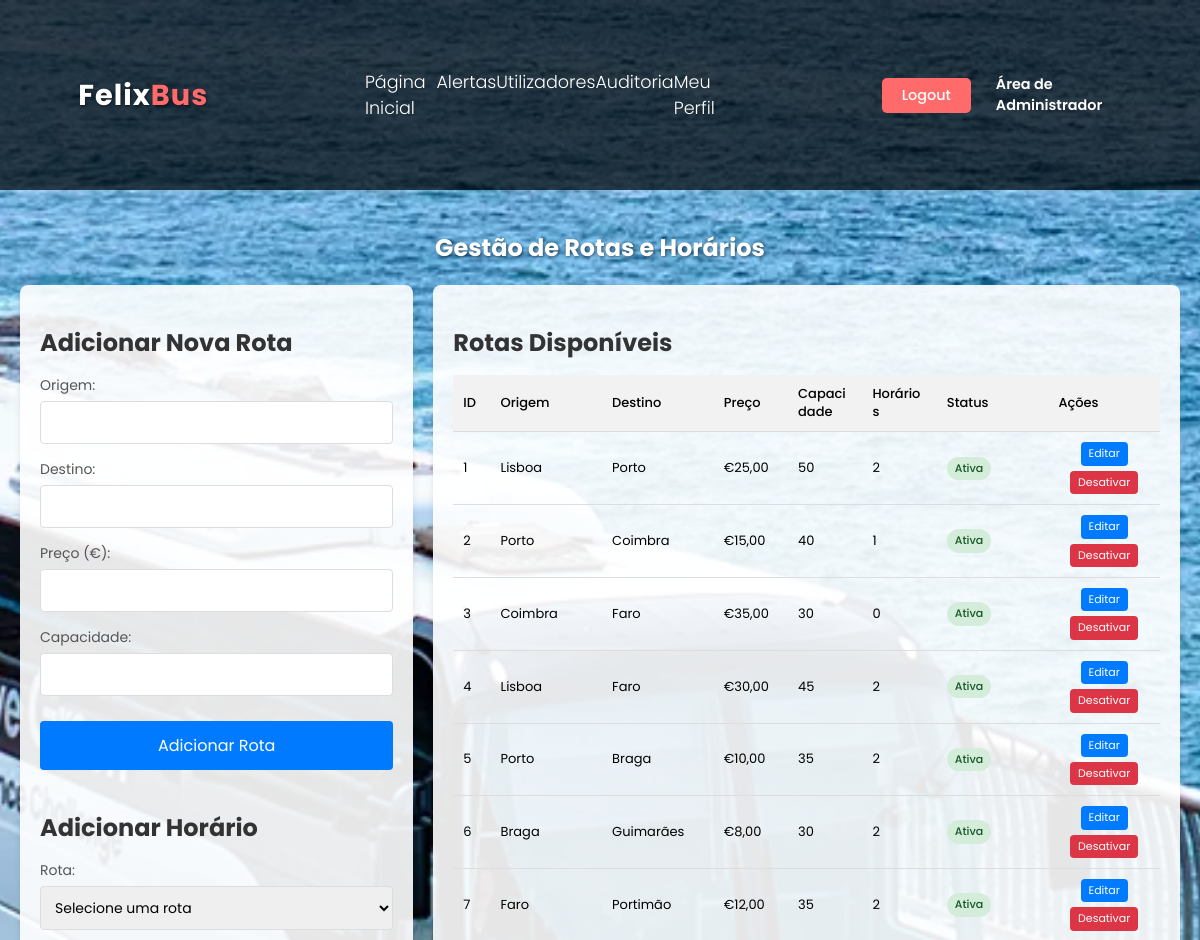
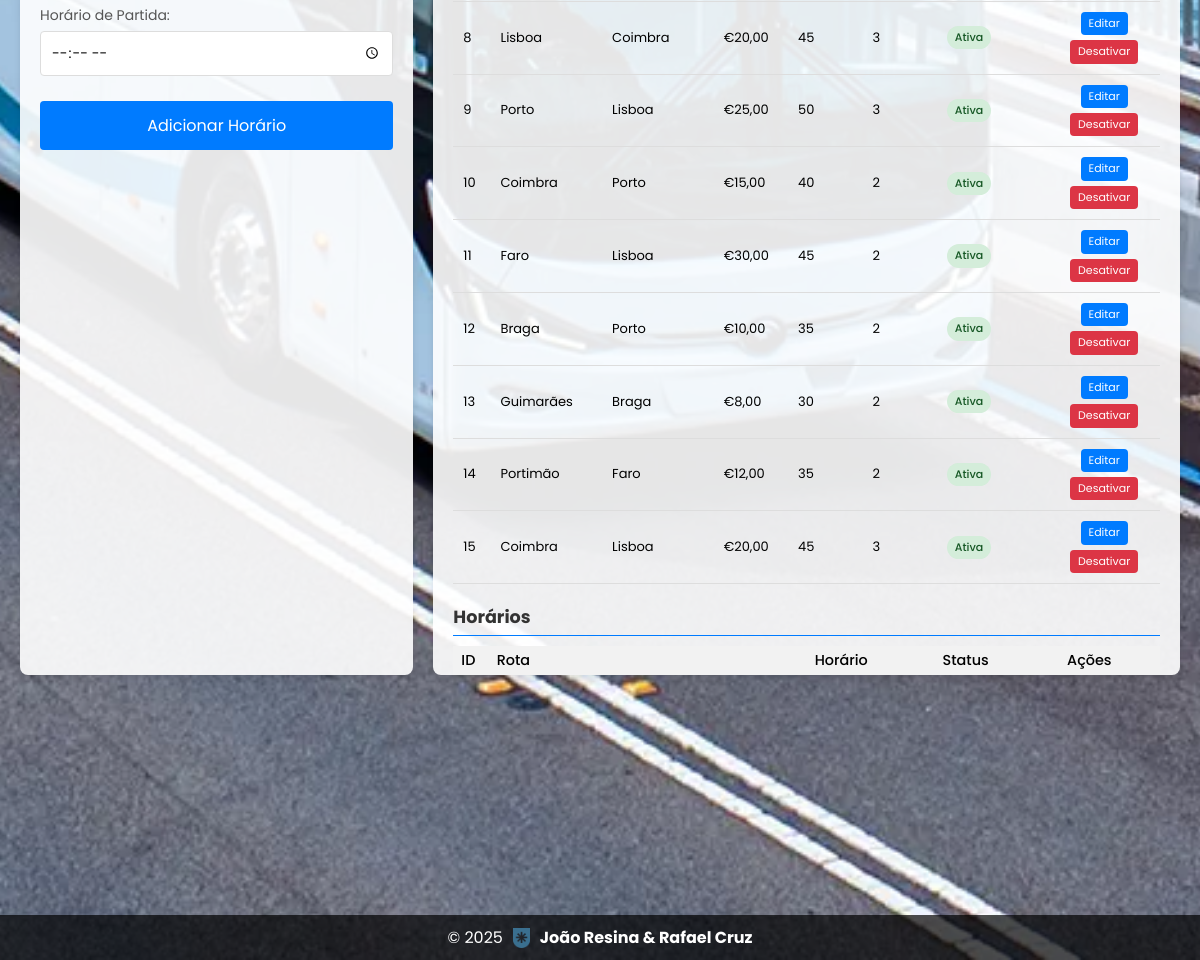
The app's page /paginas/gerir_rotas.php (signed in) with its own data (2 pictures, top to bottom).
### tables this page shows
CREATE TABLE rotas (
    id INT AUTO_INCREMENT PRIMARY KEY,
    origem VARCHAR(100) NOT NULL,
    destino VARCHAR(100) NOT NULL,
    preco DECIMAL(10,2) NOT NULL,
    capacidade INT NOT NULL,  
    disponivel INT NOT NULL DEFAULT 1  
);

### paginas/gerir_rotas.php (the view, shortened to what this page needs)
<?php
$rota_para_editar = null;
$horario_para_editar = null;
$sql_rotas = "SELECT r.*,
              (SELECT COUNT(*) FROM horarios WHERE id_rota = r.id) as total_horarios
              FROM rotas r
              ORDER BY r.id ASC";
$result_rotas = mysqli_query($conn, $sql_rotas);
?>
<!DOCTYPE html>
<html lang="pt">
<head>
    <link rel="stylesheet" href="gerir_rotas.css">
</head>
<body>
    <nav>
        <div class="logo">
            <h1>Felix<span>Bus</span></h1>
        </div>
        <div class="links">
            <div class="link"> <a href="pg_admin.php">Página Inicial</a></div>
            <div class="link"> <a href="gerir_alertas.php">Alertas</a></div>
            <div class="link"> <a href="gerir_utilizadores.php">Utilizadores</a></div>
            <div class="link"> <a href="auditoria_transacoes.php">Auditoria</a></div>
            <div class="link"> <a href="perfil_admin.php">Meu Perfil</a></div>
        </div>
        <div class="buttons">
            <div class="btn"><a href="logout.php"><button>Logout</button></a></div>
            <div class="btn-admin">Área de Administrador</div>
        </div>
    </nav>
    <section>
        <h1>Gestão de Rotas e Horários</h1>
        <div class="container">
            <div class="form-container">
                <h2><?php echo $rota_para_editar ? 'Editar Rota' : 'Adicionar Nova Rota'; ?></h2>
                <form method="post" action="gerir_rotas.php">
                    <div class="form-group">
                        <label for="origem">Origem:</label>
                        <input type="text" id="origem" name="origem" value="<?php echo $rota_para_editar ? htmlspecialchars($rota_para_editar['origem']) : ''; ?>" required>
                    </div>
                    <div class="form-group">
                        <label for="destino">Destino:</label>
                        <input type="text" id="destino" name="destino" value="<?php echo $rota_para_editar ? htmlspecialchars($rota_para_editar['destino']) : ''; ?>" required>
                    </div>
                    <div class="form-group">
                        <label for="preco">Preço (€):</label>
                        <input type="number" id="preco" name="preco" step="0.01" min="0.01" value="<?php echo $rota_para_editar ? $rota_para_editar['preco'] : ''; ?>" required>
                    </div>
                    <div class="form-group">
                        <label for="capacidade">Capacidade:</label>
                        <input type="number" id="capacidade" name="capacidade" min="1" value="<?php echo $rota_para_editar ? $rota_para_editar['capacidade'] : ''; ?>" required>
                    </div>
                    <?php if ($rota_para_editar): ?>
                        <button type="submit" name="atualizar_rota" class="update-btn">Atualizar Rota</button>
                        <a href="gerir_rotas.php" class="cancel-btn">Cancelar</a>
                    <?php else: ?>
                        <button type="submit" name="adicionar_rota">Adicionar Rota</button>
                    <?php endif; ?>
                </form>
                <h2><?php echo $horario_para_editar ? 'Editar Horário' : 'Adicionar Horário'; ?></h2>
                <form method="post" action="gerir_rotas.php">
                    <div class="form-group">
                        <label for="id_rota">Rota:</label>
                        <select id="id_rota" name="id_rota" required>
                            <option value="">Selecione uma rota</option>
                            <?php
                            mysqli_data_seek($result_rotas, 0);
                            ?>
                        </select>
                    </div>
                    <div class="form-group">
                        <label for="horario_partida">Horário de Partida:</label>
                        <input type="time" id="horario_partida" name="horario_partida" value="<?php echo $horario_para_editar ? $horario_para_editar['horario_partida'] : ''; ?>" required>
                    </div>
                    <?php if ($horario_para_editar): ?>
                        <button type="submit" name="atualizar_horario" class="update-btn">Atualizar Horário</button>
                        <a href="gerir_rotas.php" class="cancel-btn">Cancelar</a>
                    <?php else: ?>
                        <button type="submit" name="adicionar_horario">Adicionar Horário</button>
                    <?php endif; ?>
                </form>
            </div>
            <div class="tables-container">
                <h2>Rotas Disponíveis</h2>
                <table class="rotas-table">
                    <thead>
                        <tr>
                            <th>ID</th>
                            <th>Origem</th>
                            <th>Destino</th>
                            <th>Preço</th>
                            <th>Capacidade</th>
                            <th>Horários</th>
                            <th>Status</th>
                            <th>Ações</th>
                        </tr>
                    </thead>
                    <tbody>
                        <?php
                        mysqli_data_seek($result_rotas, 0);
                        while ($rota = mysqli_fetch_assoc($result_rotas)):
                        ?>
                            <tr>
                                <td><?php echo $rota['id']; ?></td>
                                <td><?php echo htmlspecialchars($rota['origem']); ?></td>
                                <td><?php echo htmlspecialchars($rota['destino']); ?></td>
                                <td>€<?php echo number_format($rota['preco'], 2, ',', '.'); ?></td>
                                <td><?php echo $rota['capacidade']; ?></td>
                                <td><?php echo $rota['total_horarios']; ?></td>
                                <td>
                                    <span class="status-badge <?php echo $rota['disponivel'] ? 'active' : 'inactive'; ?>">
                                        <?php echo $rota['disponivel'] ? 'Ativa' : 'Inativa'; ?>
                                    </span>
                                </td>
                                <td>
                                    <div class="action-buttons">
                                        <a href="?editar=<?php echo $rota['id']; ?>" class="action-btn edit">Editar</a>
                                        <?php if ($rota['disponivel']): ?>
                                            <a href="?toggle=0&id=<?php echo $rota['id']; ?>" class="action-btn deactivate">Desativar</a>
                                        <?php else: ?>
                                            <a href="?toggle=1&id=<?php echo $rota['id']; ?>" class="action-btn activate">Ativar</a>
                                        <?php endif; ?>
                                    </div>
                                </td>
                            </tr>
                        <?php endwhile; ?>
                    </tbody>
                </table>
                <h3>Horários</h3>
                <table class="horarios-table">
                    <thead>
                        <tr>
                            <th>ID</th>
                            <th>Rota</th>
                            <th>Horário</th>
                            <th>Status</th>
                            <th>Ações</th>
                        </tr>
                    </thead>
                </table>
            </div>
        </div>
    </section>
    <footer>
        © <?php echo date("Y"); ?> <img src="estcb.png" alt="ESTCB"> <span>João Resina & Rafael Cruz</span>
    </footer>
</body>
</html>

### records on screen
rotas: id "1", origem "Lisboa", destino "Porto", preco "25,00", capacidade "50", total_horarios "2", disponivel "Ativa"
rotas: id "2", origem "Porto", destino "Coimbra", preco "15,00", capacidade "40", total_horarios "1", disponivel "Ativa"
rotas: id "3", origem "Coimbra", destino "Faro", preco "35,00", capacidade "30", total_horarios "0", disponivel "Ativa"
rotas: id "4", origem "Lisboa", destino "Faro", preco "30,00", capacidade "45", total_horarios "2", disponivel "Ativa"
rotas: id "5", origem "Porto", destino "Braga", preco "10,00", capacidade "35", total_horarios "2", disponivel "Ativa"
rotas: id "6", origem "Braga", destino "Guimarães", preco "8,00", capacidade "30", total_horarios "2", disponivel "Ativa"
rotas: id "7", origem "Faro", destino "Portimão", preco "12,00", capacidade "35", total_horarios "2", disponivel "Ativa"
rotas: id "8", origem "Lisboa", destino "Coimbra", preco "20,00", capacidade "45", total_horarios "3", disponivel "Ativa"
rotas: id "9", origem "Porto", destino "Lisboa", preco "25,00", capacidade "50", total_horarios "3", disponivel "Ativa"
rotas: id "10", origem "Coimbra", destino "Porto", preco "15,00", capacidade "40", total_horarios "2", disponivel "Ativa"
rotas: id "11", origem "Faro", destino "Lisboa", preco "30,00", capacidade "45", total_horarios "2", disponivel "Ativa"
rotas: id "12", origem "Braga", destino "Porto", preco "10,00", capacidade "35", total_horarios "2", disponivel "Ativa"
rotas: id "13", origem "Guimarães", destino "Braga", preco "8,00", capacidade "30", total_horarios "2", disponivel "Ativa"
rotas: id "14", origem "Portimão", destino "Faro", preco "12,00", capacidade "35", total_horarios "2", disponivel "Ativa"
rotas: id "15", origem "Coimbra", destino "Lisboa", preco "20,00", capacidade "45", total_horarios "3", disponivel "Ativa"
